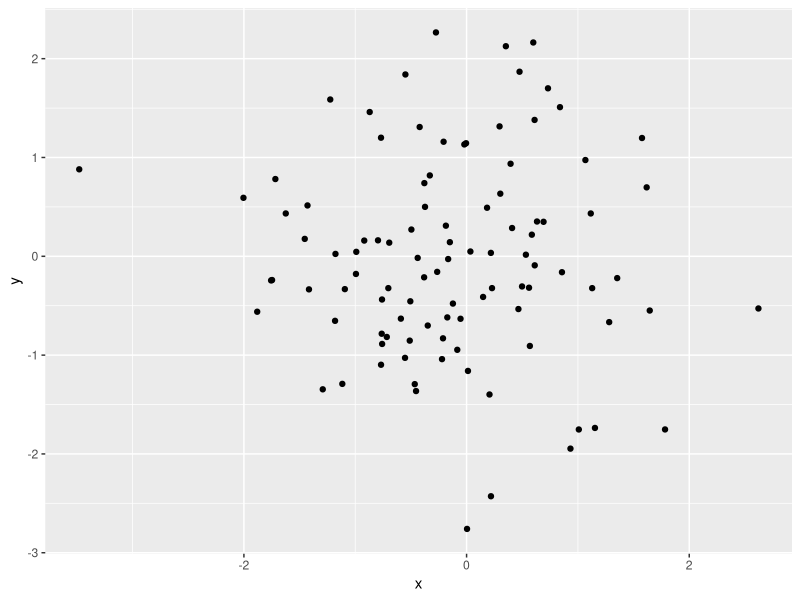
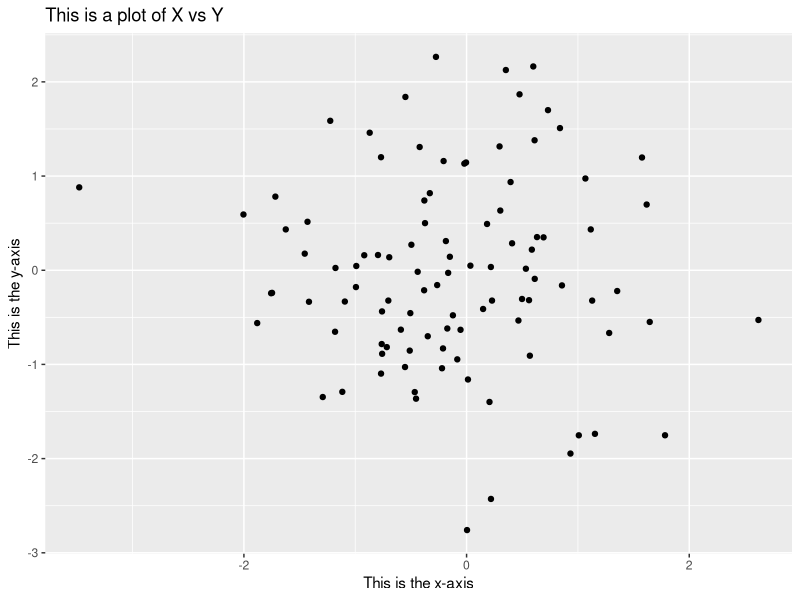

The R source for these figures, in order:
## ---- chunk 1
x <- c(1, 3, 2, 5)
x
## ---- chunk 2
x <- c(1, 6, 2)
y <- c(1, 4, 3)
x
y
## ---- chunk 3
length(x)
length(y)

x + y
## ---- chunk 4
ls()
## ---- chunk 5
library(tibble)
## ---- chunk 6
tibble(
  x = 1:5,
  y = 1,
  z = x ^ 2 + y
)
## ---- chunk 7
# create simulated data
scatter_data <- tibble(
  x = rnorm(100),
  y = rnorm(100)
)

library(ggplot2)    # load ggplot2

# generate scatterplot
ggplot(data = scatter_data, aes(x = x, y = y)) +
  geom_point()
## ---- chunk 8
ggplot(data = scatter_data, aes(x = x, y = y)) +
  geom_point() +
  labs(title = "This is a plot of X vs Y",
       x = "This is the x-axis",
       y = "This is the y-axis")
